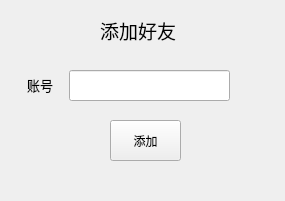
<?xml version="1.0" encoding="UTF-8"?>
<ui version="4.0">
 <class>FriendMaking</class>
 <widget class="QWidget" name="FriendMaking">
  <property name="geometry">
   <rect>
    <x>0</x>
    <y>0</y>
    <width>285</width>
    <height>201</height>
   </rect>
  </property>
  <property name="windowTitle">
   <string>Form</string>
  </property>
  <widget class="QLineEdit" name="newFriendId">
   <property name="geometry">
    <rect>
     <x>69</x>
     <y>70</y>
     <width>161</width>
     <height>31</height>
    </rect>
   </property>
  </widget>
  <widget class="QPushButton" name="insertButton">
   <property name="geometry">
    <rect>
     <x>110</x>
     <y>120</y>
     <width>71</width>
     <height>41</height>
    </rect>
   </property>
   <property name="text">
    <string>添加</string>
   </property>
  </widget>
  <widget class="QLabel" name="label">
   <property name="geometry">
    <rect>
     <x>100</x>
     <y>10</y>
     <width>101</width>
     <height>41</height>
    </rect>
   </property>
   <property name="text">
    <string>&lt;html&gt;&lt;head/&gt;&lt;body&gt;&lt;p&gt;&lt;span style=&quot; font-size:14pt;&quot;&gt;添加好友&lt;/span&gt;&lt;/p&gt;&lt;/body&gt;&lt;/html&gt;</string>
   </property>
  </widget>
  <widget class="QLabel" name="label_2">
   <property name="geometry">
    <rect>
     <x>27</x>
     <y>75</y>
     <width>31</width>
     <height>21</height>
    </rect>
   </property>
   <property name="text">
    <string>&lt;html&gt;&lt;head/&gt;&lt;body&gt;&lt;p&gt;&lt;span style=&quot; font-size:10pt;&quot;&gt;账号&lt;/span&gt;&lt;/p&gt;&lt;/body&gt;&lt;/html&gt;</string>
   </property>
  </widget>
 </widget>
 <resources/>
 <connections/>
</ui>
